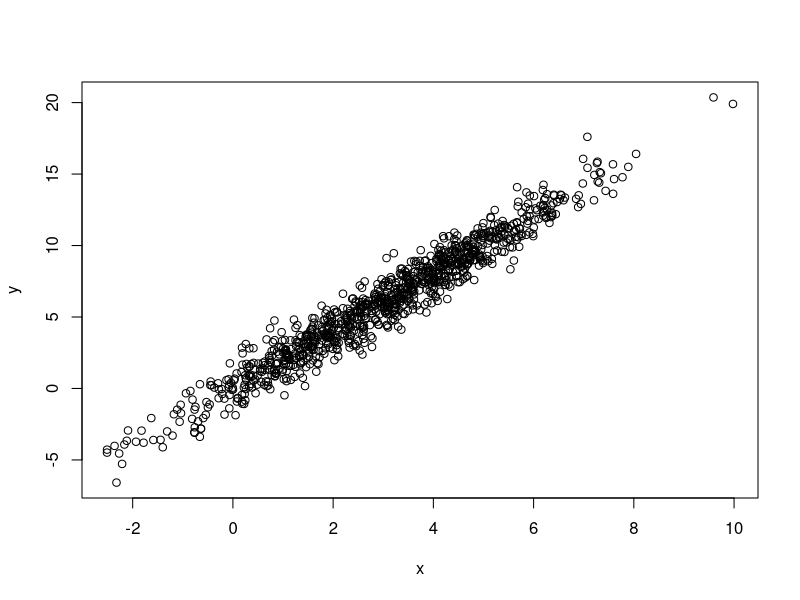
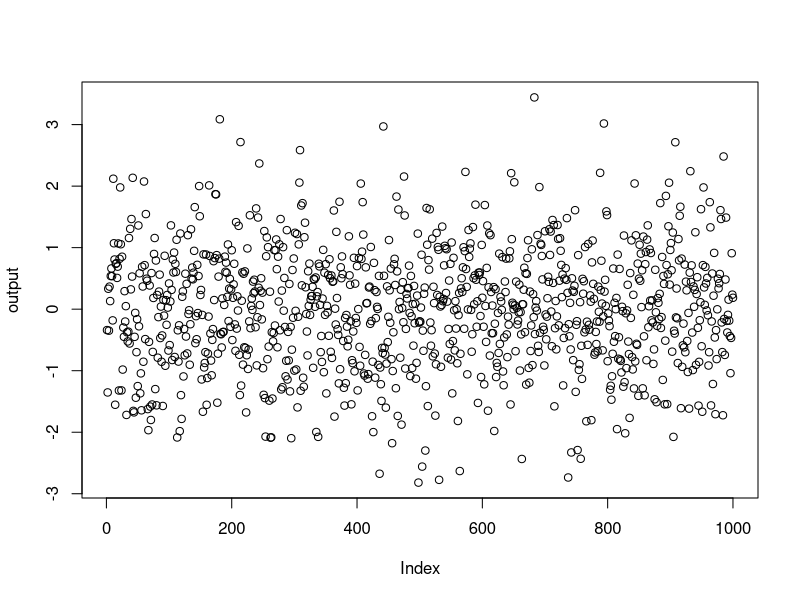
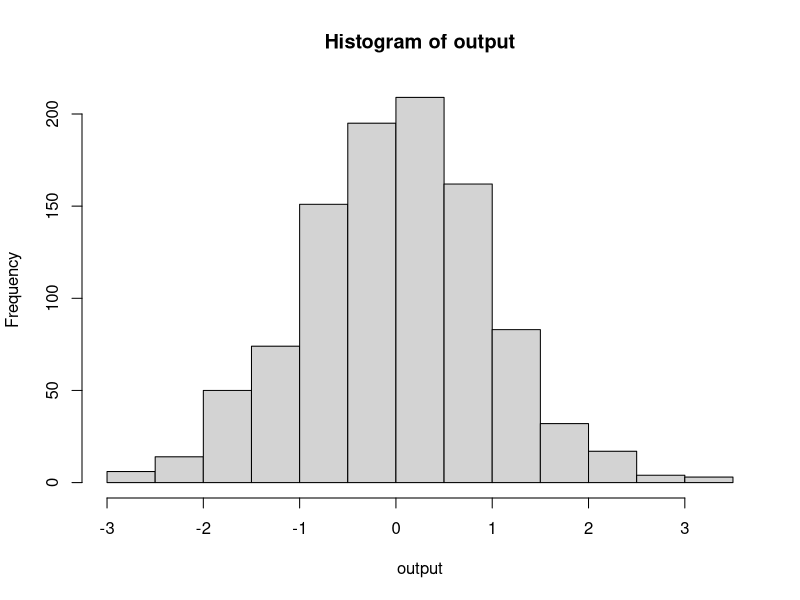
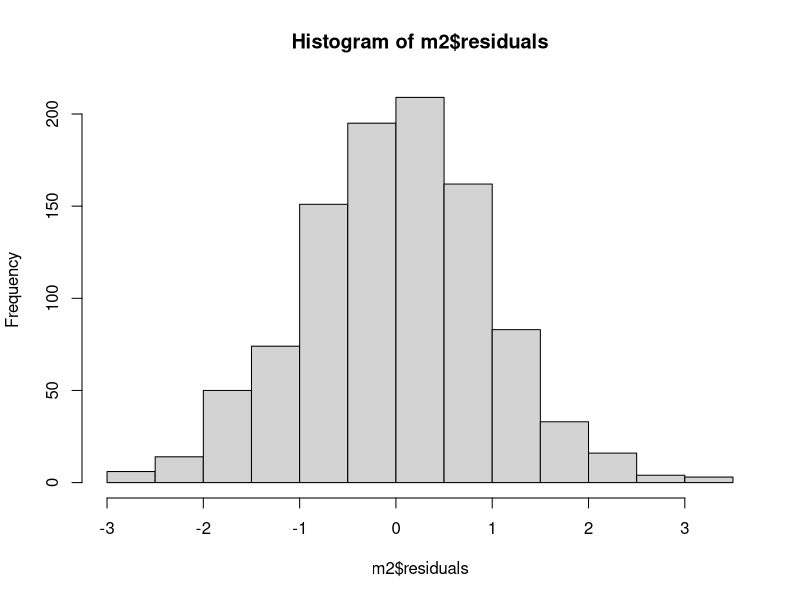

Recreate these plots in R, in order. (Note: this script raises an error after producing the figures.)
library(caret)

n = 1000
x = rnorm(n, mean = 3, sd = 2)
data <- data.frame(x, y = 2 * x + rnorm(n))

plot(y ~ x, data = data)

m1 <- train(y ~ x, method = "lm", data = data,
             trControl = trainControl(method  = "LOOCV"))

m1

m2 <- lm(y ~ x, data = data)
summary(m2)


output <- vector("double", n)

for (i in 1:n) {
  d <- data[-i, ]
  m <- lm(y ~ x, data = d)
  nd <- data[i, ]
  output[[i]] <- nd$y - predict(m, newdata = nd) 
}

output

plot(output)
hist(output)

hist(m2$residuals)

sqrt(sum(m2$residual^2) / m2$df)

sqrt(sum(output^2) / 1000)


require(splines)

loocv_tmp <- matrix(NA, nrow = n_train, ncol =)

transparentTheme(trans = .9)
featurePlot(x = iris[, 1:4], 
            y = iris$Species,
            plot = "density", 
            ## Pass in options to xyplot() to 
            ## make it prettier
            scales = list(x = list(relation="free"), 
                          y = list(relation="free")), 
            adjust = 1.5, 
            pch = "|", 
            layout = c(4, 1), 
            auto.key = list(columns = 3))
